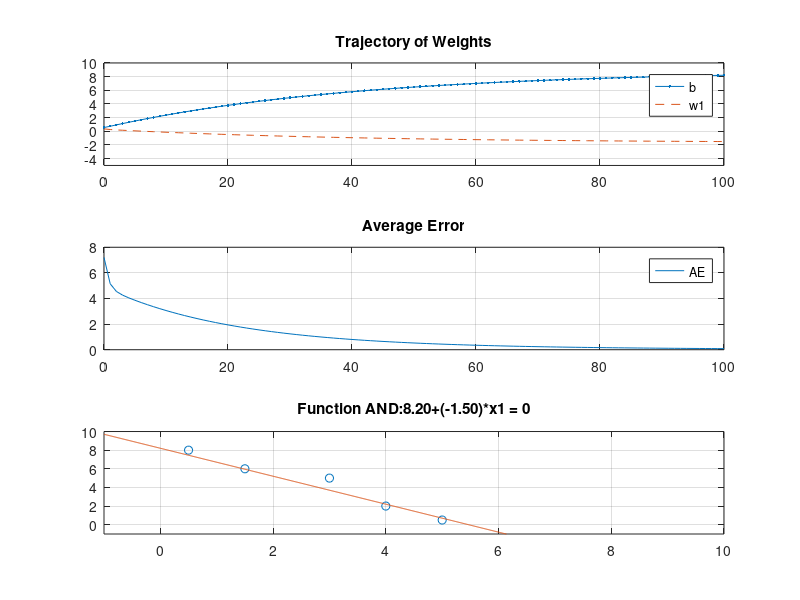

This chart was generated by the following MATLAB code:
N = 100;
X = [1 0.5;1 1.5;1 3;1 4;1 5];
d = [8.0;6;5;2;0.5];
w = [0.4;0.6];
lr = 0.02;

for n = 0 : N
    for i = 1:length(d)
        e = d(i) - X(i,:) * w;
        e1(n+1) = e*e/2;
        w = w + e * lr * X(i,:)';
        w1(n+1) = w(1);
        w2(n+1) = w(2);
    end
end
figure;
subplot(3,1,1);
x = 0:N;
plot(x,w1,'.-');
grid on;
hold on;
plot(x,w2,'--');
hold on;
axis([0,100,-5,10]);
legend('b','w1');
title('Trajectory of Weights');
hold off;

subplot(3,1,2);
x = 0:N;
plot(x,e1,'-');
grid on;
axis([0,100,0,8]);
legend('AE');
title('Average Error');

subplot(3,1,3);
plot([0.5 1.5 3 4 5],[8.0 6 5 2 0.5],'o');
grid on;
hold on;
axis([-1,10,-1,10]);
s = sprintf('Function AND:%.2f+(%.2f)*x1 = 0',w(1),w(2));
title(s);
x = -1:.01:11;
y = x*w(2)+w(1);
plot(x,y);